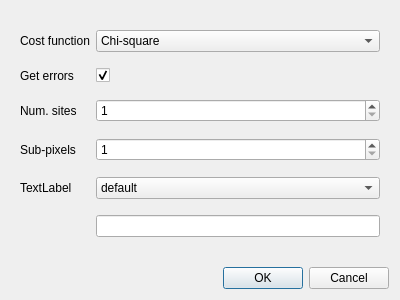
<?xml version="1.0" encoding="UTF-8"?>
<ui version="4.0">
 <class>FitConfigDialog</class>
 <widget class="QDialog" name="FitConfigDialog">
  <property name="geometry">
   <rect>
    <x>0</x>
    <y>0</y>
    <width>400</width>
    <height>300</height>
   </rect>
  </property>
  <property name="windowTitle">
   <string>Dialog</string>
  </property>
  <layout class="QVBoxLayout" name="verticalLayout">
   <item>
    <widget class="QWidget" name="widget" native="true">
     <layout class="QGridLayout" name="gridLayout">
      <item row="4" column="1">
       <widget class="QComboBox" name="comboBox_2">
        <property name="currentIndex">
         <number>1</number>
        </property>
        <item>
         <property name="text">
          <string>coarse</string>
         </property>
        </item>
        <item>
         <property name="text">
          <string>default</string>
         </property>
        </item>
        <item>
         <property name="text">
          <string>fine</string>
         </property>
        </item>
        <item>
         <property name="text">
          <string>user defined</string>
         </property>
        </item>
       </widget>
      </item>
      <item row="4" column="0">
       <widget class="QLabel" name="label_5">
        <property name="text">
         <string>TextLabel</string>
        </property>
       </widget>
      </item>
      <item row="2" column="0">
       <widget class="QLabel" name="label_3">
        <property name="text">
         <string>Num. sites</string>
        </property>
       </widget>
      </item>
      <item row="1" column="0">
       <widget class="QLabel" name="label_2">
        <property name="text">
         <string>Get errors</string>
        </property>
       </widget>
      </item>
      <item row="3" column="1">
       <widget class="QSpinBox" name="spinBox_2">
        <property name="minimum">
         <number>1</number>
        </property>
        <property name="maximum">
         <number>999</number>
        </property>
       </widget>
      </item>
      <item row="2" column="1">
       <widget class="QSpinBox" name="spinBox">
        <property name="minimum">
         <number>1</number>
        </property>
        <property name="maximum">
         <number>999</number>
        </property>
       </widget>
      </item>
      <item row="0" column="0">
       <widget class="QLabel" name="label">
        <property name="text">
         <string>Cost function</string>
        </property>
       </widget>
      </item>
      <item row="0" column="1">
       <widget class="QComboBox" name="comboBox">
        <item>
         <property name="text">
          <string>Chi-square</string>
         </property>
        </item>
        <item>
         <property name="text">
          <string>Neg. log likelihood</string>
         </property>
        </item>
       </widget>
      </item>
      <item row="3" column="0">
       <widget class="QLabel" name="label_4">
        <property name="text">
         <string>Sub-pixels</string>
        </property>
       </widget>
      </item>
      <item row="5" column="1">
       <widget class="QLineEdit" name="lineEdit">
        <property name="text">
         <string/>
        </property>
        <property name="readOnly">
         <bool>true</bool>
        </property>
       </widget>
      </item>
      <item row="1" column="1">
       <widget class="QCheckBox" name="checkBox">
        <property name="text">
         <string/>
        </property>
        <property name="checked">
         <bool>true</bool>
        </property>
       </widget>
      </item>
     </layout>
    </widget>
   </item>
   <item>
    <widget class="QDialogButtonBox" name="buttonBox">
     <property name="orientation">
      <enum>Qt::Horizontal</enum>
     </property>
     <property name="standardButtons">
      <set>QDialogButtonBox::Cancel|QDialogButtonBox::Ok</set>
     </property>
    </widget>
   </item>
  </layout>
 </widget>
 <resources/>
 <connections>
  <connection>
   <sender>buttonBox</sender>
   <signal>accepted()</signal>
   <receiver>FitConfigDialog</receiver>
   <slot>accept()</slot>
   <hints>
    <hint type="sourcelabel">
     <x>227</x>
     <y>277</y>
    </hint>
    <hint type="destinationlabel">
     <x>157</x>
     <y>274</y>
    </hint>
   </hints>
  </connection>
  <connection>
   <sender>buttonBox</sender>
   <signal>rejected()</signal>
   <receiver>FitConfigDialog</receiver>
   <slot>reject()</slot>
   <hints>
    <hint type="sourcelabel">
     <x>295</x>
     <y>283</y>
    </hint>
    <hint type="destinationlabel">
     <x>286</x>
     <y>274</y>
    </hint>
   </hints>
  </connection>
 </connections>
</ui>
